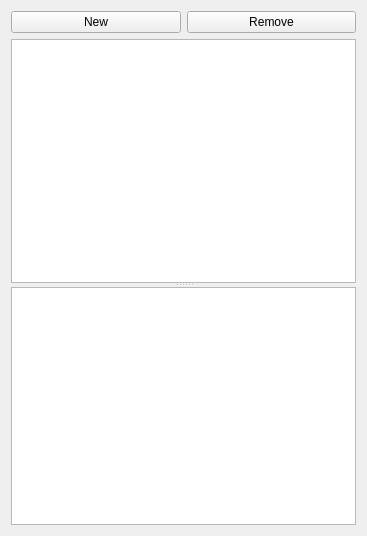
<?xml version="1.0" encoding="utf-8"?>
<!--
######################################################################################################################
# Copyright (C) 2017 - 2019 Spine project consortium
# This file is part of Spine Toolbox.
# Spine Toolbox is free software: you can redistribute it and/or modify it under the terms of the GNU Lesser General
# Public License as published by the Free Software Foundation, either version 3 of the License, or (at your option)
# any later version. This program is distributed in the hope that it will be useful, but WITHOUT ANY WARRANTY;
# without even the implied warranty of MERCHANTABILITY or FITNESS FOR A PARTICULAR PURPOSE. See the GNU Lesser General
# Public License for more details. You should have received a copy of the GNU Lesser General Public License along with
# this program. If not, see <http://www.gnu.org/licenses/>.
######################################################################################################################
-->
<ui version="4.0">
 <class>ImportMapping</class>
 <widget class="QWidget" name="ImportMapping">
  <property name="geometry">
   <rect>
    <x>0</x>
    <y>0</y>
    <width>367</width>
    <height>536</height>
   </rect>
  </property>
  <property name="windowTitle">
   <string>Form</string>
  </property>
  <layout class="QVBoxLayout" name="verticalLayout_3">
   <item>
    <widget class="QSplitter" name="splitter">
     <property name="orientation">
      <enum>Qt::Vertical</enum>
     </property>
     <widget class="QWidget" name="verticalLayoutWidget">
      <layout class="QVBoxLayout" name="top_layout">
       <item>
        <layout class="QHBoxLayout" name="button_layout">
         <item>
          <widget class="QPushButton" name="new_button">
           <property name="text">
            <string>New</string>
           </property>
          </widget>
         </item>
         <item>
          <widget class="QPushButton" name="remove_button">
           <property name="text">
            <string>Remove</string>
           </property>
          </widget>
         </item>
        </layout>
       </item>
       <item>
        <widget class="QListView" name="list_view"/>
       </item>
      </layout>
     </widget>
     <widget class="QWidget" name="verticalLayoutWidget_2">
      <layout class="QVBoxLayout" name="bottom_layout">
       <item>
        <widget class="QTableView" name="table_view"/>
       </item>
      </layout>
     </widget>
    </widget>
   </item>
  </layout>
 </widget>
 <resources/>
 <connections/>
</ui>
